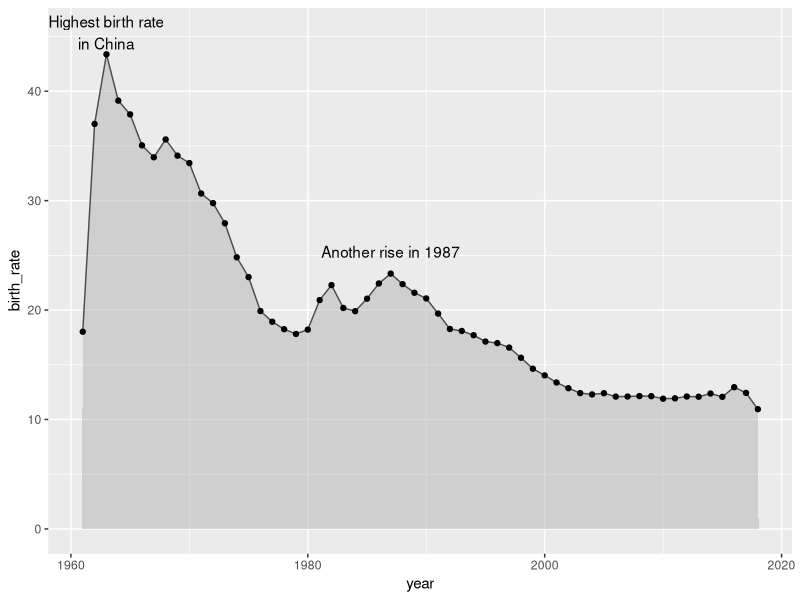

Write R code to recreate this figure.
library(tidyverse)

world_bank_countries <- read_csv("data/world_bank_countries.csv")

birth_rate_china <- world_bank_countries %>% 
  filter(country == "China") %>% 
  select(year, birth_rate) %>% 
  mutate(
    highest_birth_rate = case_when(
      birth_rate > 40  ~ "Highest birth rate\nin China",
      year == 1987 ~ "Another rise in 1987",
      TRUE ~ ""
    )
  )


birth_rate_china %>% 
  ggplot(aes(x = year,
             y = birth_rate)) +
  geom_area(fill = "grey70", alpha = .5, 
            color = "grey30") +
  geom_point() +
  geom_text(aes(label = highest_birth_rate),
            nudge_y = 2)
